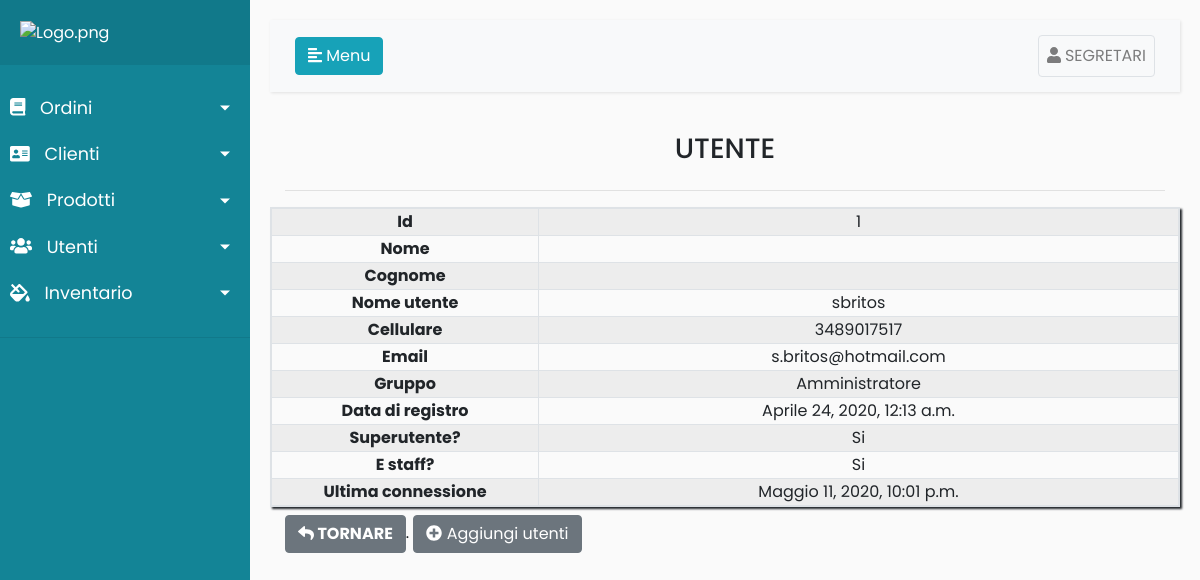
The app's page /Registro/detail/1 (signed in) with its own data.
### Register/models.py (models this page shows)
class Usuarios(AbstractUser):
	telefono = models.CharField(max_length=20,null=True, verbose_name='Teléfono',blank=False)
	class Meta:
		permissions = (('Administrador', 'Administrador'),
					   ('Encargado','Encargado'),
					   ('Pintor','Pintor'),
					   ('Montaje','Montaje'),
					   ('Calidad1','Calidad1'),
					   ('Secretaria','Secretaria'),
					   ('Stock','Stock'),
					   )

### Register/views.py (the view)
# urls.py: path('Registro/detail/<int:pk>',login_required(DetailUserView.as_view()),name='detailUsuario'),
class DetailUserView(DetailView):
    model = Usuarios
    template_name = 'register/detail.html'

### Register/templates/register/detail.html (shortened to what this page needs)
{%extends 'register/index.html'%}
{%load static%}
{% load widget_tweaks %}
{%block content%}
<div class="container">
    <div class="d-flex justify-content-center">
        <h3>UTENTE {{object.first_name|upper }} {{object.last_name|upper}}</h3>
    </div>
    <hr>
</div>
<table class="table-responsive  table-striped table-bordered" style="box-shadow:2px 2px 2px;">
    <form method="post" action="{%url 'deleteUsuario' object.id %}">
    <tbody>
    <tr>
        <th class="text-center" style="width:20rem">Id</th>
        <td class="text-center" style="width:50rem">{{object.id}}</td>
    </tr>
    <tr>
        <th class="text-center" style="width:20rem">Nome</th>
        <td class="text-center" style="width:50rem">{{object.first_name}}</td>
    </tr>
    <tr>
        <th class="text-center" style="width:20rem">Cognome</th>
        <td class="text-center" style="width:50rem">{{object.last_name}}</td>
    </tr>
    <tr>
        <th class="text-center" style="width:20rem">Nome utente</th>
        <td class="text-center" style="width:50rem">{{object.username}}</td>
    </tr>
    <tr>
        <th class="text-center" style="width:20rem">Cellulare</th>
        <td class="text-center" style="width:50rem">{{object.telefono}}</td>
    </tr>
    <tr>
        <th class="text-center" style="width:20rem">Email</th>
        <td class="text-center" style="width:50rem">{{object.email}}</td>
    </tr>
    <tr>
        <th class="text-center" style="width:20rem">Gruppo</th>
        <td class="text-center" style="width:50rem">{%for group in object.groups.all%}
            {{group}}{%endfor%}
        </td>
    </tr>
    <tr>
        <th class="text-center" style="width:20rem">Data di registro</th>
        <td class="text-center" style="width:50rem">{{object.date_joined}}</td>
    </tr>
    <tr>
        <th class="text-center" style="width:20rem">Superutente?</th>
        <td class="text-center" id="superuser" style="width:50rem">{{object.is_superuser}}</td>
    </tr>
    <tr>
        <th class="text-center" style="width:20rem">E staff?</th>
        <td class="text-center" id="staff" style="width:50rem">{{object.is_staff}}</td>
    </tr>
    <tr>
        <th class="text-center" style="width:20rem">Ultima connessione</th>
        <td class="text-center" style="width:50rem">{%if object.last_login == None %}Non ancora connesso {%else%}{{object.last_login}}{%endif%}</td>
    </tr>
</tbody>
</form>
</table>
<div class="container mt-2">
<a href="javascript:history.back(-1);"
             id="jamaica"  class="btn btn-secondary"><strong><i id="japon" class="fa fa-reply"></i> TORNARE</strong></a>.
{%if perms.Register.Administrador or perms.Register.Secretaria or perms.Register.Encargado%}
<a href="{%url 'createUsuario'%}" id="jamaica4" class="btn btn-secondary"><i id="japon4" class="fas fa-plus-circle"></i> Aggiungi utenti</a>
{%endif%}
</div>
{%endblock%}

### Register/templates/register/index.html (shortened to what this page needs)
<!DOCTYPE html>
<html>
<head>
    <link rel="stylesheet" href="https://stackpath.bootstrapcdn.com/bootstrap/4.1.0/css/bootstrap.min.css"
>
    <link rel="stylesheet" href="https://ajax.googleapis.com/ajax/libs/jquerymobile/1.4.5/jquery.mobile.min.css">
</head>
<body>
<div class="wrapper">
    <nav id="sidebar">
        <div class="sidebar-header" style="border-color:#fff;">
            <a href="{%url 'dashboard'%}"><img src="http://www.fortexsrl.it/wp-content/uploads/2013/05/logo1.png" width="100%"
                                                 alt="Logo.png"></a>
        </div>
        <ul class="list-unstyled components">
            <li class="">
                <a href="#homeSubmenu" data-toggle="collapse" aria-expanded="false" class="dropdown-toggle">
                    <i class="fas fa-book"></i>
                    Ordini
                </a>
            </li>
            <li>
                <a href="#pageClienti" data-toggle="collapse" aria-expanded="false" class="dropdown-toggle">
                    <i class="fas fa-address-card"></i>
                    Clienti
                </a>
                <a href="#pageSubmenu" data-toggle="collapse" aria-expanded="false" class="dropdown-toggle">
                    <i class="fas fa-box-open"></i>
                    Prodotti
                </a>
            </li>
            <li>
                <a href="#pageUtenti" data-toggle="collapse" aria-expanded="false" class="dropdown-toggle">
                    <i class="fas fa-users"></i>
                    Utenti
                </a>
            </li>
            <li>
                <a href="#pageInventario" data-toggle="collapse" aria-expanded="false" class="dropdown-toggle">
                    <i class="fas fa-fill-drip"></i>
                    Inventario
                </a>
            </li>
        </ul>
    </nav>
    <div id="content">
        <nav class="navbar navbar-expand-lg navbar-light bg-light">
            <div class="container-fluid">
                <button type="button" id="sidebarCollapse" class="btn btn-info">
                    <i class="fas fa-align-left"></i>
                    <span>Menu</span>
                </button>
                <div class="collapse navbar-collapse" id="navbarSupportedContent">
                    <ul class="nav navbar-nav ml-auto">
                        <li class="nav-item">
                            <a href="#pageInventario1" data-toggle="collapse" style="background:None;"
                               aria-expanded="true"
                               class=" nav-link dropdown border rounded ">
                                <i class="fas fa-user"></i>
                                {{user|upper}}
                            </a>
                                </li>
                            </ul>
                </div>
            </div>
        </nav>
        {%block content%}{%endblock%}
    </div>
</div>
</body>
</html>

### Register/templates/register/index.html (style rules this page uses)
body { font-family: 'Poppins', sans-serif; background: #fafafa; }
a, a:hover, a:focus { color: inherit; text-decoration: none; transition: all 0.3s; }
.navbar { padding: 15px 10px; background: #fff; border: none; border-radius: 0; margin-bottom: 40px; box-shadow: 1px 1px 3px rgba(0, 0, 0, 0.1); }
i, span { display: inline-block; }
.wrapper { display: flex; align-items: stretch; }
#sidebar { min-width: 250px; max-width: 250px; background: #138496; color: #fff; transition: all 0.3s; }
#sidebar ul li a { text-align: left; }
#sidebar .sidebar-header { padding: 20px; background: #11798a; }
#sidebar ul.components { padding: 20px 0; border-bottom: 1px solid #11798a; }
#sidebar ul li a { padding: 10px; font-size: 1.1em; display: block; }
#sidebar ul li a i { margin-right: 10px; }
#sidebar ul li.active > a, a[aria-expanded="true"] { color: #fff; background: #138496; }
a[data-toggle="collapse"] { position: relative; }
.dropdown-toggle::after { display: block; position: absolute; top: 50%; right: 20px; transform: translateY(-50%); }
#content { width: 100%; padding: 20px; min-height: 100vh; transition: all 0.3s; }

### records on screen
Usuarios: username "SEGRETARI"
Usuarios: id "1", username "sbritos", telefono "3489017517", email "s.britos@hotmail.com", date_joined "Aprile 24, 2020, 12:13 a.m.", last_login "Maggio 11, 2020, 10:01 p.m."

### other values on screen
{{ group }} "Amministratore"
